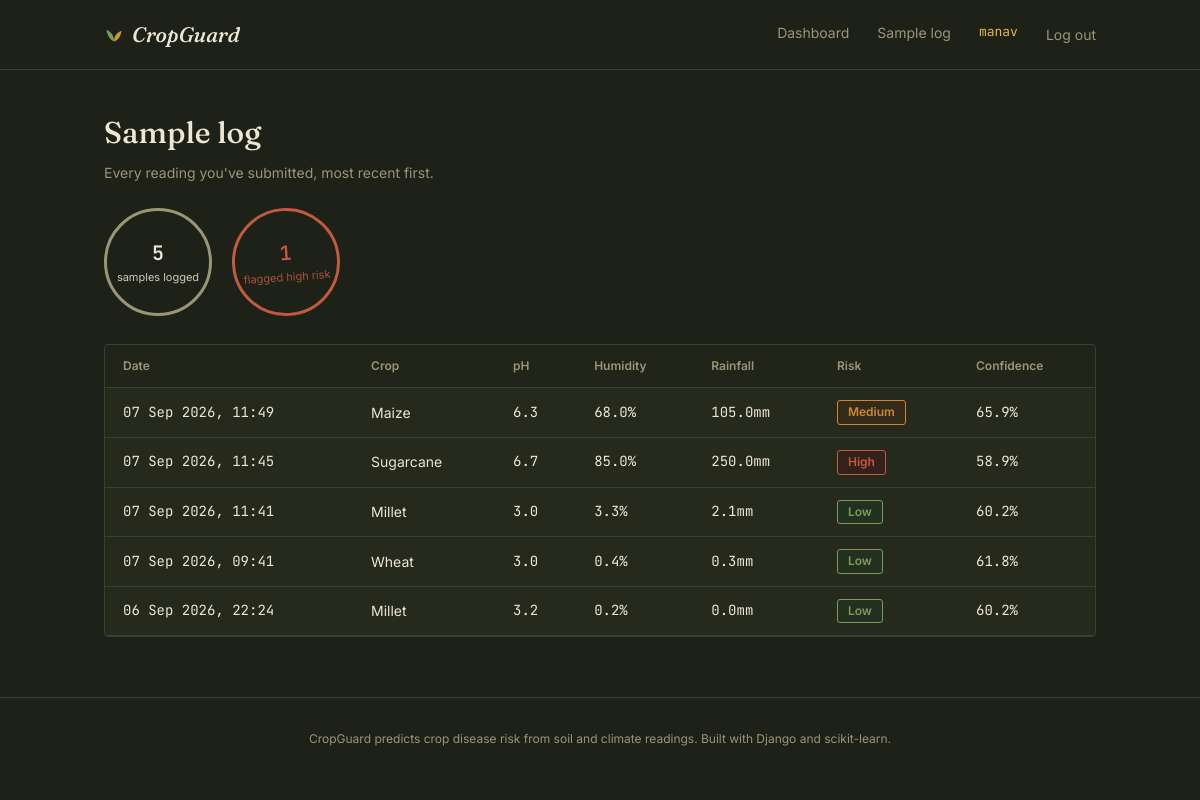
Page /history/ (signed in) on the committed database.
### predictor/models.py (models this page shows, shortened)
class PredictionRecord(models.Model):
    RISK_CHOICES = [
        ("Low", "Low"),
        ("Medium", "Medium"),
        ("High", "High"),
    ]
    user = models.ForeignKey(
        settings.AUTH_USER_MODEL,   # Points to Django's user model (auth.User)
        on_delete=models.CASCADE,   # Cascade delete: user deletion removes their predictions
        related_name="predictions", # user.predictions returns all PredictionRecords for that user
    )
    nitrogen = models.FloatField()      # Nitrogen level in kg/ha
    phosphorus = models.FloatField()    # Phosphorus level in kg/ha
    potassium = models.FloatField()     # Potassium level in kg/ha
    temperature = models.FloatField()   # Air temperature in °C
    humidity = models.FloatField()      # Relative humidity in %
    ph = models.FloatField()            # Soil pH level (0-14 scale)
    rainfall = models.FloatField()      # Rainfall in mm
    selected_crop = models.CharField(max_length=50, blank=True, null=True)
    recommended_crop = models.CharField(max_length=50, blank=True, null=True)
    disease_risk = models.CharField(max_length=10, choices=RISK_CHOICES)
    risk_confidence = models.FloatField(help_text="Model's confidence (0-1) in the predicted risk class")
    created_at = models.DateTimeField(auto_now_add=True)
    class Meta:
        ordering = ["-created_at"]

### predictor/views.py (the view)
# urls.py: path("history/", views.history, name="history"),
@login_required
def history(request):
    records = PredictionRecord.objects.filter(user=request.user)
    total = records.count()
    high_risk_count = records.filter(disease_risk="High").count()
    return render(
        request,
        "predictor/history.html",
        {"records": records, "total": total, "high_risk_count": high_risk_count},
    )

### predictor/templates/predictor/history.html (shortened to what this page needs)
{% extends "predictor/base.html" %}
{% block content %}
<div class="log-header">
    <h1>Sample log</h1>
    <p>Every reading you've submitted, most recent first.</p>
</div>
<div class="stats-row">
    <div class="stamp stamp--neutral">
        <span class="stamp-label mono">{{ total }}</span>
        <span class="stamp-sub">samples logged</span>
    </div>
    <div class="stamp stamp--high">
        <span class="stamp-label mono">{{ high_risk_count }}</span>
        <span class="stamp-sub">flagged high risk</span>
    </div>
</div>
<div class="panel panel--flush">
    <table class="ledger-table">
        <thead>
            <tr>
                <th>Date</th>
                <th>Crop</th>
                <th>pH</th>
                <th>Humidity</th>
                <th>Rainfall</th>
                <th>Risk</th>
                <th>Confidence</th>
            </tr>
        </thead>
        <tbody>
            {% for r in records %}
            <tr>
                <td class="mono">{{ r.created_at|date:"d M Y, H:i" }}</td>
                <td>{{ r.recommended_crop|default:r.selected_crop|title }}</td>
                <td class="mono">{{ r.ph }}</td>
                <td class="mono">{{ r.humidity }}%</td>
                <td class="mono">{{ r.rainfall }}mm</td>
                <td><span class="badge badge-{{ r.disease_risk|lower }}">{{ r.disease_risk }}</span></td>
                <td class="mono">{{ r.risk_confidence }}%</td>
            </tr>
            {% empty %}
            <tr><td colspan="7" class="muted">No samples yet.</td></tr>
            {% endfor %}
        </tbody>
    </table>
</div>
{% endblock %}

### predictor/templates/predictor/base.html (shortened to what this page needs)
{% load static %}
<!DOCTYPE html>
<html lang="en">
<head>
    <link rel="stylesheet" href="{% static 'css/style.css' %}">
</head>
<body>
    <nav class="navbar">
        <div class="nav-inner">
            <a href="{% url 'dashboard' %}" class="brand">
                <svg class="brand-mark" width="20" height="20" viewBox="0 0 24 24" fill="none" aria-hidden="true">
                    <path d="M12 21c0-6.5 3.5-11 9-13-1 7-4.5 11.5-9 13Z" fill="var(--gold)"/>
                    <path d="M12 21c0-7-3.8-12-9-14 1 7.5 4.8 12.5 9 14Z" fill="var(--leaf)"/>
                </svg>
                <span class="brand-word">CropGuard</span>
            </a>
            <div class="nav-links">
                {% if user.is_authenticated %}
                    <a href="{% url 'dashboard' %}">Dashboard</a>
                    <a href="{% url 'history' %}">Sample log</a>
                    <span class="nav-user">{{ user.username }}</span>
                    <form method="post" action="{% url 'logout' %}">
                        <button type="submit" class="nav-logout">Log out</button>
                    </form>
                {% else %}
                    <a href="{% url 'login' %}">Log in</a>
                    <a href="{% url 'register' %}">Sign up</a>
                {% endif %}
            </div>
        </div>
    </nav>
    <main class="container" id="main">
        {% block content %}{% endblock %}
    </main>
    <footer class="footer">
        <p>CropGuard predicts crop disease risk from soil and climate readings. Built with Django and scikit-learn.</p>
    </footer>
</body>
</html>

### static/css/style.css (style rules this page uses)
:root { --bg: #1E2118; --panel: #262A1D; --panel-line: #3B4130; --ink: #ECE6D4; --ink-dim: #9B9578; --gold: #CC9A2E; --gold-bright: #E3B94A; --leaf: #7C9B5A; --leaf-bg: #24301F; --amber: #C98A2E; --amber-bg: #332A19; --clay: #C15A3E; --clay-bg: #35211B; --font-display: "Fraunces", Georgia, serif; --font-mono: "JetBrains Mono", ui-monospace, Menlo, monospace; --font-body: "Inter", -apple-system, BlinkMacSystemFont, sans-serif; }
* { box-sizing: border-box; margin: 0; padding: 0; }
body { font-family: var(--font-body); background: var(--bg); color: var(--ink); line-height: 1.55; }
a { color: inherit; }
.navbar { border-bottom: 1px solid var(--panel-line); padding: 18px 0; }
.nav-inner { max-width: 1040px; margin: 0 auto; display: flex; justify-content: space-between; align-items: center; padding: 0 24px; }
.brand { display: flex; align-items: center; gap: 8px; text-decoration: none; }
.brand-word { font-family: var(--font-display); font-style: italic; font-weight: 500; font-size: 21px; color: var(--ink); }
.nav-links { display: flex; gap: 28px; }
.nav-links a { color: var(--ink-dim); text-decoration: none; font-size: 14px; }
.nav-user { color: var(--gold-bright); font-family: var(--font-mono); font-size: 13px; }
.nav-links form { display: inline; }
.nav-logout { background: none; border: none; color: var(--ink-dim); font-family: inherit; font-size: 14px; cursor: pointer; padding: 0; }
.container { max-width: 1040px; margin: 0 auto; padding: 40px 24px 20px; }
.panel { background: var(--panel); border: 1px solid var(--panel-line); border-radius: 4px; padding: 26px; margin-bottom: 20px; }
.panel--flush { padding: 0; overflow: hidden; }
.badge { display: inline-block; padding: 2px 10px; border-radius: 3px; font-size: 12px; font-weight: 600; border: 1px solid transparent; }
.badge-low { background: var(--leaf-bg); color: var(--leaf); border-color: var(--leaf); }
.badge-medium { background: var(--amber-bg); color: var(--amber); border-color: var(--amber); }
.badge-high { background: var(--clay-bg); color: var(--clay); border-color: var(--clay); }
.stamp { display: flex; flex-direction: column; align-items: center; justify-content: center; width: 108px; height: 108px; border-radius: 50%; border: 3px solid var(--leaf); color: var(--leaf); transform: rotate(-4deg); animation: stamp-settle 320ms ease-out; flex-shrink: 0; }
.stamp--high { border-color: var(--clay); color: var(--clay); }
.stamp--neutral { border-color: var(--ink-dim); color: var(--ink); transform: none; position: static; }
.stamp-label { font-family: var(--font-display); font-size: 20px; font-weight: 600; }
.stamp-sub { font-size: 11px; color: inherit; opacity: 0.85; }
.log-header { margin-bottom: 24px; }
.log-header h1 { font-family: var(--font-display); font-weight: 500; font-size: 30px; margin-bottom: 6px; }
.log-header p { color: var(--ink-dim); font-size: 14px; }
.stats-row { display: flex; gap: 20px; margin-bottom: 28px; }
.ledger-table { width: 100%; border-collapse: collapse; font-size: 14px; }
.ledger-table th, .ledger-table td { padding: 12px 18px; text-align: left; border-bottom: 1px solid var(--panel-line); }
.ledger-table th { font-size: 12px; color: var(--ink-dim); font-weight: 600; background: rgba(0,0,0,0.15); }
.mono { font-family: var(--font-mono); }
.footer { text-align: center; padding: 32px 24px; color: var(--ink-dim); font-size: 12px; border-top: 1px solid var(--panel-line); margin-top: 20px; }

### rows in the picture
PredictionRecord: created_at "07 Sep 2026, 11:49", recommended_crop "Maize", ph "6.3", humidity "68.0", rainfall "105.0", disease_risk "Medium", risk_confidence "65.9"
PredictionRecord: created_at "07 Sep 2026, 11:45", recommended_crop "Sugarcane", ph "6.7", humidity "85.0", rainfall "250.0", disease_risk "High", risk_confidence "58.9"
PredictionRecord: created_at "07 Sep 2026, 11:41", recommended_crop "Millet", ph "3.0", humidity "3.3", rainfall "2.1", disease_risk "Low", risk_confidence "60.2"
PredictionRecord: created_at "07 Sep 2026, 09:41", recommended_crop "Wheat", ph "3.0", humidity "0.4", rainfall "0.3", disease_risk "Low", risk_confidence "61.8"
PredictionRecord: created_at "06 Sep 2026, 22:24", recommended_crop "Millet", ph "3.2", humidity "0.2", rainfall "0.0", disease_risk "Low", risk_confidence "60.2"

### other values in the picture
{{ user.username }} "manav"
{{ total }} "5"
{{ high_risk_count }} "1"
